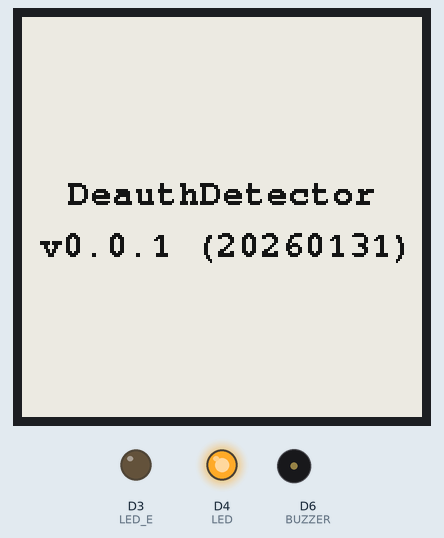
Simulated run of this sketch. Board: ESP8266 (NodeMCU). Parts: 200×200 one-colour display, output pins drawn as LEDs (lit = HIGH), buzzer (waves = sounding, pin HIGH). WiFi joins after 1.5 s; servers stay silent unless stated; the local clock reads 2024-03-15 10:24:30 at power-on unless the sketch sets it; what the sketch prints to the serial monitor is not drawn.

Above: at 2.3 s.
At 4.3 s:
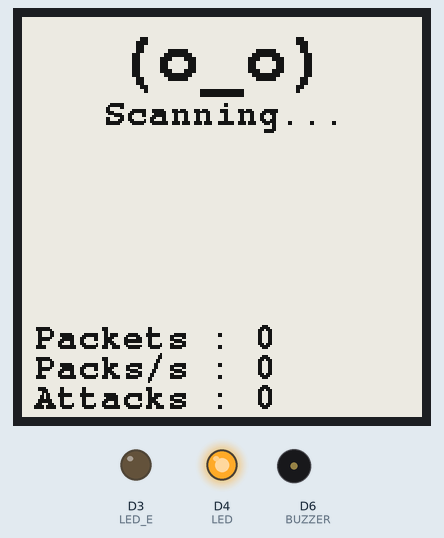
At 5.8 s:
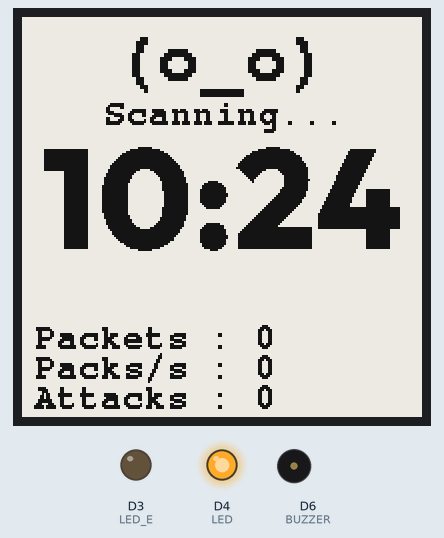
At 6.3 s:
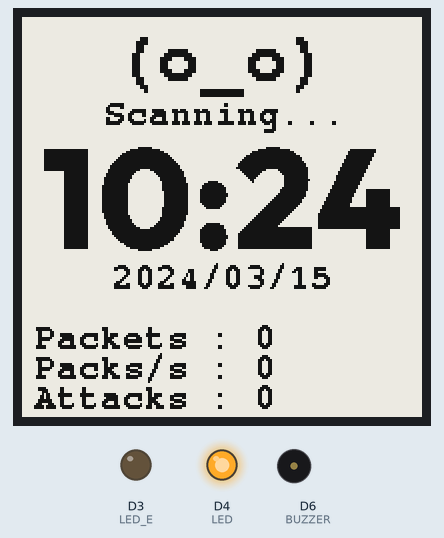
At 31.8 s:
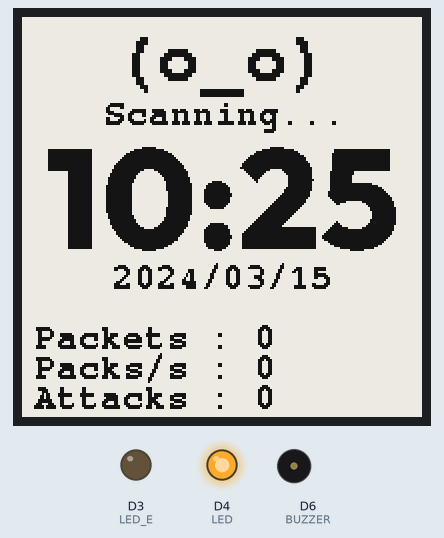
At 37.8 s:
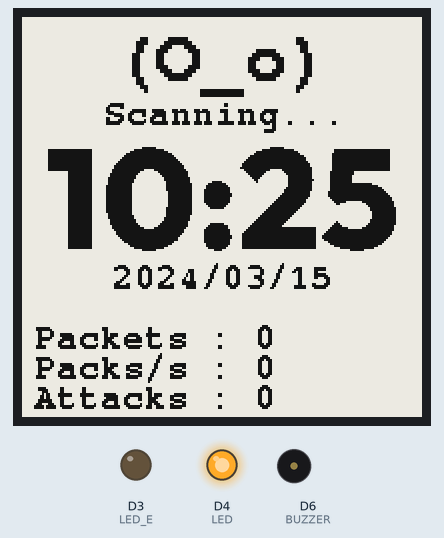

Measured:
- what the display in image 1 shows lasts 0.5 s, from 4.3 s to 4.8 s
- what the display in image 3 shows lasts 25.5 s, from 6.3 s to 31.8 s
- what the display in image 4 shows lasts 6.0 s, from 31.8 s to 37.8 s

The sketch:

deauth_detector_buzzer_epaper_extLED.ino
```cpp
// (licence header left out)
/* song grac jakos non blocking? jak sie update ePapera robi to bardzo przerywa granie, wiec albo to jakos inaczej, albo sprawdzic jak eInka przyspieszyc.
   rozbic dane, song do .h itp
   porzadki w zmiennych, define, stringi (wyciagnac wyswietlane slowa do zmiennych i omze multilanguage pozniej sie zrobi)
   * dodac zegarek
   dodac date
   dodac config wifi przez web opcjonalnie, jakby czas pociagnac przez ntp
   * data po wifi po uruchomieniu, potem spokoj.
   puscic na githuba
   dodac obsluge przycisku (wolne GPIO D4) i ustawien w locie?
   dodac baterie?
   zapis danych zeby po utracie zasilania nie gubily sie
   przeportowac do platformio
   jakies foty i dokumentacje
   skad inspiracja napisac dac linki
   ToDo i ChangeLog
   dioda power breathe - ze dziala, i plynne, a nie on/off
   define DEBUG ON OFF a potem IFDEF, i jak lib od e-paper ma wyl/wl debuga
 */

const char Title[] = "DeauthDetector";
const char VersionLong[] = "v0.0.1 (20260131)";
const char VersionShort[] = "v0.0.1";
#define D_ROTATION 1
#define DEBUG_LOG 1
int16_t tbx, tby; uint16_t tbw, tbh, x, y;
  #define MY_NTP_SERVER "at.pool.ntp.org"
#define MY_TZ "CET-1CEST,M3.5.0/02,M10.5.0/03"
// include necessary libraries
const char ssid[] = "";
const char password[] = "";

#define ENABLE_GxEPD2_GFX 0

#include <GxEPD2_BW.h>
#include <GxEPD2_3C.h>
#include <Fonts/FreeMonoBold9pt7b.h>
#include "fonts/Outfit_80036pt7b.h"
#include <ESP8266WiFi.h>
#include <time.h>


// ESP8266 CS(SS)=15,SCL(SCK)=14,SDA(MOSI)=13,BUSY=16,RES(RST)=5,DC=4
#define CS_PIN (15)
#define BUSY_PIN (16)
#define RES_PIN (5)
#define DC_PIN (4)

// 1.54'' EPD Module
GxEPD2_BW<GxEPD2_154_D67, GxEPD2_154_D67::HEIGHT> display(GxEPD2_154_D67(/*CS=5*/ CS_PIN, /*DC=*/ DC_PIN, /*RES=*/ RES_PIN, /*BUSY=*/ BUSY_PIN)); // GDEH0154D67 200x200, SSD1681


// include ESP8266 Non-OS SDK functions
extern "C" {
#include "user_interface.h"
}

// ===== SETTINGS ===== //
#define LED 2              /* LED pin (2=built-in LED) */
#define LED_E D3 //D3 to 0 s D4 to GPIO2 //D0 lub 16           /* External LED pin */

#define BUZZER D6 //D7 na nodeMCU          /* Buzzer pin */
#define SPEED 1.5          /* Song speed, the bigger the number the slower the song */

#define LED_INVERT true    /* Invert HIGH/LOW for LED */
#define LED_E_INVERT false    /* Invert HIGH/LOW for LED */
#define SERIAL_BAUD 115200 /* Baudrate for serial communication */
#define CH_TIME 140        /* Scan time (in ms) per channel */
#define PKT_RATE 5         /* Min. packets before it gets recognized as an attack */
#define PKT_TIME 1         /* Min. interval (CH_TIME*CH_RANGE) before it gets recognized as an attack */


#define SCREEN_WIDTH 200 // OLED display width, in pixels
#define SCREEN_HEIGHT 200 // OLED display height, in pixels

// Declaration for an SSD1306 display connected to I2C (SDA, SCL pins)
// The pins for I2C are defined by the Wire-library.
// On an arduino UNO:       A4(SDA), A5(SCL)
// On an arduino MEGA 2560: 20(SDA), 21(SCL)
// On an arduino LEONARDO:   2(SDA),  3(SCL), ...
////#define OLED_RESET     LED_BUILTIN // Reset pin # (or -1 if sharing Arduino reset pin)

//#define OLED_RESET     -1 // Reset pin # (or -1 if sharing Arduino reset pin)
//#define SCREEN_ADDRESS 0x3C ///< See datasheet for Address; 0x3D for 128x64, 0x3C for 128x32
//Adafruit_SSD1306 display(SCREEN_WIDTH, SCREEN_HEIGHT, &Wire, OLED_RESET);

// Channels to scan on (US=1-11, EU=1-13, JAP=1-14)
const short channels[] = { 1,2,3,4,5,6,7,8,9,10,11,12,13/*,14*/ };
const String spin = "-\\|/";
const String scanning_lng = "Scanning...";
const String attack_lng = "! Under ATTACK !";

// ===== Runtime variables ===== //
int ch_index { 0 };               // Current index of channel array
int packet_rate { 0 };            // Deauth packet counter (resets with each update)
int attack_counter { 0 };         // Attack counter
unsigned long update_time { 0 };  // Last update time
unsigned long update_time_display { 0 };  // Last update for display
unsigned long ch_time { 0 };      // Last channel hop time

unsigned long total_attack_counter { 0 }; //Total attacks counter
bool led_ext_blink { false };

time_t now;
tm local_tm;
int curHour = 0, curMinute = 0, curDay = 0, curMonth = 0, curYear = 0;


bool ATTACK { false }; //
int cc2 { 0 };                    // Another counter
int cc3 { 0 };                    // Another counter
int packets_count { 0 };          // Last Deauth packets counts

unsigned long song_time { 0 };    // Last song update
bool song_playing { false };      // If a song is currently playing
int note_index { 0 };             // Index of note that is currently playing
int note_time { 0 };              // The amount of time (ms) a note is played

// ===== Notes ===== //
// Borrowed with <3 from here: https://github.com/xitangg/-Pirates-of-the-Caribbean-Theme-Song
#define NOTE_C4  262
#define NOTE_D4  294
#define NOTE_E4  330
#define NOTE_F4  349
#define NOTE_G4  392
#define NOTE_A4  440
#define NOTE_B4  494
#define NOTE_C5  523
#define NOTE_D5  587
#define NOTE_E5  659
#define NOTE_F5  698
#define NOTE_G5  784
#define NOTE_A5  880
#define NOTE_B5  988

int notes[] {
   NOTE_E4, NOTE_G4, NOTE_A4, NOTE_A4, 0,
   NOTE_A4, NOTE_B4, NOTE_C5, NOTE_C5, 0,
   NOTE_C5, NOTE_D5, NOTE_B4, NOTE_B4, 0,
   NOTE_A4, NOTE_G4, NOTE_A4, 0,

   NOTE_E4, NOTE_G4, NOTE_A4, NOTE_A4, 0,
   NOTE_A4, NOTE_B4, NOTE_C5, NOTE_C5, 0,
   NOTE_C5, NOTE_D5, NOTE_B4, NOTE_B4, 0,
   NOTE_A4, NOTE_G4, NOTE_A4, 0,

   NOTE_E4, NOTE_G4, NOTE_A4, NOTE_A4, 0,
   NOTE_A4, NOTE_C5, NOTE_D5, NOTE_D5, 0,
   NOTE_D5, NOTE_E5, NOTE_F5, NOTE_F5, 0,
   NOTE_E5, NOTE_D5, NOTE_E5, NOTE_A4, 0,

   NOTE_A4, NOTE_B4, NOTE_C5, NOTE_C5, 0,
   NOTE_D5, NOTE_E5, NOTE_A4, 0,
   NOTE_A4, NOTE_C5, NOTE_B4, NOTE_B4, 0,
   NOTE_C5, NOTE_A4, NOTE_B4, 0,

   NOTE_A4, NOTE_A4,
   //Repeat of first part
   NOTE_A4, NOTE_B4, NOTE_C5, NOTE_C5, 0,
   NOTE_C5, NOTE_D5, NOTE_B4, NOTE_B4, 0,
   NOTE_A4, NOTE_G4, NOTE_A4, 0,

   NOTE_E4, NOTE_G4, NOTE_A4, NOTE_A4, 0,
   NOTE_A4, NOTE_B4, NOTE_C5, NOTE_C5, 0,
   NOTE_C5, NOTE_D5, NOTE_B4, NOTE_B4, 0,
   NOTE_A4, NOTE_G4, NOTE_A4, 0,

   NOTE_E4, NOTE_G4, NOTE_A4, NOTE_A4, 0,
   NOTE_A4, NOTE_C5, NOTE_D5, NOTE_D5, 0,
   NOTE_D5, NOTE_E5, NOTE_F5, NOTE_F5, 0,
   NOTE_E5, NOTE_D5, NOTE_E5, NOTE_A4, 0,

   NOTE_A4, NOTE_B4, NOTE_C5, NOTE_C5, 0,
   NOTE_D5, NOTE_E5, NOTE_A4, 0,
   NOTE_A4, NOTE_C5, NOTE_B4, NOTE_B4, 0,
   NOTE_C5, NOTE_A4, NOTE_B4, 0,
   //End of Repeat

   NOTE_E5, 0, 0, NOTE_F5, 0, 0,
   NOTE_E5, NOTE_E5, 0, NOTE_G5, 0, NOTE_E5, NOTE_D5, 0, 0,
   NOTE_D5, 0, 0, NOTE_C5, 0, 0,
   NOTE_B4, NOTE_C5, 0, NOTE_B4, 0, NOTE_A4,

   NOTE_E5, 0, 0, NOTE_F5, 0, 0,
   NOTE_E5, NOTE_E5, 0, NOTE_G5, 0, NOTE_E5, NOTE_D5, 0, 0,
   NOTE_D5, 0, 0, NOTE_C5, 0, 0,
   NOTE_B4, NOTE_C5, 0, NOTE_B4, 0, NOTE_A4
};

int duration[] {
  125, 125, 250, 125, 125,
  125, 125, 250, 125, 125,
  125, 125, 250, 125, 125,
  125, 125, 375, 125,

  125, 125, 250, 125, 125,
  125, 125, 250, 125, 125,
  125, 125, 250, 125, 125,
  125, 125, 375, 125,

  125, 125, 250, 125, 125,
  125, 125, 250, 125, 125,
  125, 125, 250, 125, 125,
  125, 125, 125, 250, 125,

  125, 125, 250, 125, 125,
  250, 125, 250, 125,
  125, 125, 250, 125, 125,
  125, 125, 375, 375,

  250, 125,
  //Rpeat of First Part
  125, 125, 250, 125, 125,
  125, 125, 250, 125, 125,
  125, 125, 375, 125,

  125, 125, 250, 125, 125,
  125, 125, 250, 125, 125,
  125, 125, 250, 125, 125,
  125, 125, 375, 125,

  125, 125, 250, 125, 125,
  125, 125, 250, 125, 125,
  125, 125, 250, 125, 125,
  125, 125, 125, 250, 125,

  125, 125, 250, 125, 125,
  250, 125, 250, 125,
  125, 125, 250, 125, 125,
  125, 125, 375, 375,
  //End of Repeat

  250, 125, 375, 250, 125, 375,
  125, 125, 125, 125, 125, 125, 125, 125, 375,
  250, 125, 375, 250, 125, 375,
  125, 125, 125, 125, 125, 500,

  250, 125, 375, 250, 125, 375,
  125, 125, 125, 125, 125, 125, 125, 125, 375,
  250, 125, 375, 250, 125, 375,
  125, 125, 125, 125, 125, 500
};


// ===== Sniffer function ===== //
void sniffer(uint8_t *buf, uint16_t len) {
  if (!buf || len < 28) return; // Drop packets without MAC header

  byte pkt_type = buf[12]; // second half of frame control field
  //byte* addr_a = &buf[16]; // first MAC address
  //byte* addr_b = &buf[22]; // second MAC address

  // If captured packet is a deauthentication or dissassociaten frame
  if (pkt_type == 0xA0 || pkt_type == 0xC0) {
    ++packet_rate;
  }
}

String old_msg, old_input;
int old_packet_rate, old_packets_count, old_total_attack_counter, old_hour, old_minute, old_day, old_month, old_year;

void display_string(String input){
  String msg;
  char timeBuffer[11];

  short ch = channels[ch_index];

  if (ATTACK != true) {
    if (cc3 <= 10){msg = "(o_o)";}
    else if (10 < cc3 and cc3 <= 20){msg = "(O_o)";}
    else if (20 < cc3 and cc3 <= 30){msg = "(O_O)";}
    else if (30 < cc3 and cc3 <= 40){msg = "(o_O)";}
  }
  else{
    msg = "(^v^)";
  }


/*  zrobic refresh tylko wtedy jak cos sie zmienilo. */
if (packet_rate != old_packet_rate || packets_count != old_packets_count || total_attack_counter != old_total_attack_counter)
{
    display.setPartialWindow(100, 150, 100, 50);
      display.firstPage();
      do
      {
//        display.fillRect(6, 125, 100, 20, GxEPD_WHITE);
        display.setTextSize(1);
        display.setCursor(106, 165);
        display.print(String(packets_count));
        display.setCursor(106, 180);
        display.print(String(packet_rate));
        display.setCursor(106, 195);
        display.print(String(total_attack_counter));
/*        display.setCursor(106, 190);
        display.print(String(ch)); */
      }
      while (display.nextPage());
}

if (input != old_input)
{
    display.setPartialWindow(0, 38, 200, 15);
      display.firstPage();
      do
      {
        display.setTextSize(1);
        display.getTextBounds(input, 0, 0, &tbx, &tby, &tbw, &tbh);
        x = ((display.width() - tbw) / 2) - tbx;
        display.setCursor(x, 53);
        display.print(input);
      }
      while (display.nextPage());
}

if (msg != old_msg)
{
    display.setPartialWindow(0, 0, 200, 35);
      display.firstPage();
      do
      {
        display.setTextSize(2);
        display.getTextBounds(msg, 0, 0, &tbx, &tby, &tbw, &tbh);
        x = ((display.width() - tbw) / 2) - tbx;
        display.setCursor(x, 30);
        display.print(msg);
      }
      while (display.nextPage());
}
  time(&now);
  localtime_r(&now, &local_tm);
  curHour = local_tm.tm_hour;
  curMinute = local_tm.tm_min;
  curDay = local_tm.tm_mday;
  curMonth = local_tm.tm_mon;
  curYear = local_tm.tm_year;


//test
//  curHour = 4;
//  curMinute = 9;
//  Serial.printf("Time: %02d:%02d\n", curHour, curMinute);

if (curHour != old_hour || curMinute != old_minute)
{
    display.setPartialWindow(0, 65, 200, 55);
      display.firstPage();
      display.setFont(&Outfit_80036pt7b);
      display.setTextSize(1);
      sprintf(timeBuffer, "%02d:%02d", curHour, curMinute);
      Serial.println(timeBuffer);
        display.getTextBounds(timeBuffer, 0, 0, &tbx, &tby, &tbw, &tbh);
        x = ((display.width() - tbw) / 2) - tbx;
      do
      {
        display.setCursor(x, 115);
        display.print(timeBuffer);
      }
      while (display.nextPage());
}
display.setFont(&FreeMonoBold9pt7b);
if (curDay != old_day || curMonth != old_month)
{
    display.setPartialWindow(0, 120, 200, 15);
      display.firstPage();
      display.setTextSize(1);
      sprintf(timeBuffer, "%04d/%02d/%02d", 1900+curYear, 1+curMonth, curDay);
      Serial.println(timeBuffer);
        display.getTextBounds(timeBuffer, 0, 0, &tbx, &tby, &tbw, &tbh);
        x = ((display.width() - tbw) / 2) - tbx;
      do
      {
        display.setCursor(x, 135);
        display.print(timeBuffer);
      }
      while (display.nextPage());
}

old_msg = msg;
old_input = input;
old_total_attack_counter = total_attack_counter;
old_packets_count = packets_count;
old_packet_rate = packet_rate;
old_hour = curHour;
old_minute = curMinute;
old_day = curDay;
old_month = curMonth;
old_year = curYear;


/*  msg = msg + "    " + String(spin[cc2]) + "\n";
  msg = msg + input + "\n";
  msg = msg + "Pks :" + String(packets_count)+"\n";
  msg = msg + "Pk/s:" + String(packet_rate)+"\n";
  msg2 = "A:" + String(total_attack_counter) + "\n      C:" + String(ch);
*/


/*  display.setCursor(0,0);
  display.println(msg);
  display.setTextSize(2);
  display.setCursor(68,0);
  display.println(msg2);
  display.setTextSize(1); */
/*  display.display();  */
/*  display.clearDisplay(); */
  display.hibernate();
}

// ===== Attack detection functions ===== //
void attack_started() {
  song_playing = true;
  note_index = 0;
  note_time = duration[note_index] * SPEED;
  total_attack_counter++;

  digitalWrite(LED, !LED_INVERT); // turn LED on
  digitalWrite(LED_E, !LED_E_INVERT); // turn LED on
  ATTACK = true;
  packets_count = 0;
  Serial.println(attack_lng);
}

void attack_stopped() {
  song_playing = false;
  noTone(BUZZER); // Stop playing

  digitalWrite(LED, LED_INVERT); // turn LED off
  digitalWrite(LED_E, LED_E_INVERT); // turn LED off
  ATTACK = false;
  Serial.println(scanning_lng);
}


void get_wifi()
{
  WiFi.begin(ssid, password);
  //等待wifi连接
  while (WiFi.status() != WL_CONNECTED)
  {
    delay(500);
    Serial.print(".");
  }
  Serial.println("");
  Serial.println("WiFi connected"); //连接成功
  Serial.print("IP address: ");    //打印IP地址
  Serial.println(WiFi.localIP());
}


// ===== Setup ===== //
void setup() {
  String msgt;
//ePaper
  display.init(115200,true,50,false);
  display.setRotation(D_ROTATION);
  display.setFont(&FreeMonoBold9pt7b);
  display.setTextColor(GxEPD_BLACK);

  display.getTextBounds(Title, 0, 0, &tbx, &tby, &tbw, &tbh);
  // center the bounding box by transposition of the origin:
  x = ((display.width() - tbw) / 2) - tbx;
  y = ((display.height() - tbh) / 2) - tby;
  display.setFullWindow();
  display.firstPage();
  do
  {
    display.fillScreen(GxEPD_WHITE);
    display.setCursor(x, y-tbh);
    display.print(Title);
    display.setTextColor(display.epd2.hasColor ? GxEPD_RED : GxEPD_BLACK);
    display.getTextBounds(VersionLong, 0, 0, &tbx, &tby, &tbw, &tbh);
    x = ((display.width() - tbw) / 2) - tbx;
    display.setCursor(x, y+tbh);
    display.print(VersionLong);
  }
  while (display.nextPage());

  configTime(MY_TZ, MY_NTP_SERVER);


  Serial.begin(SERIAL_BAUD); // Start serial communication

  pinMode(LED, OUTPUT); // Enable LED pin
  pinMode(LED_E, OUTPUT); // Enable LED_E pin
  digitalWrite(LED, LED_INVERT);
  digitalWrite(LED_E, LED_E_INVERT);

  pinMode(BUZZER, OUTPUT); // Init buzzer pin

  Serial.println();
  Serial.println("Init");


  // SSD1306_SWITCHCAPVCC = generate display voltage from 3.3V internally
  /* if(!display.begin(SSD1306_SWITCHCAPVCC, SCREEN_ADDRESS)) {
    Serial.println(F("SSD1306 allocation failed"));
    for(;;); // Don't proceed, loop forever
  }
*/

  get_wifi();
  // Wait for display
  Serial.print("Waiting for NTP sync...");
  now = time(nullptr);
  // Loop until time is > 24h since Jan 1 1970 (1st Jan 2010 onwards)
  int break_loop = 0;
  while (now < 24 * 3600) {
    delay(500);
    Serial.print(".");
    now = time(nullptr);
    break_loop++;
    if (break_loop > 20) break;
  }
  if (now > 24 * 3600)
    Serial.println("Synced!");
  else
    Serial.println("NTP Sync error!");
  //delay(4000);

  WiFi.disconnect();                   // Disconnect from any saved or active WiFi connections
  wifi_set_opmode(STATION_MODE);       // Set device to client/station mode
  wifi_set_promiscuous_rx_cb(sniffer); // Set sniffer function
  wifi_set_channel(channels[0]);        // Set channel
  wifi_promiscuous_enable(true);       // Enable sniffer

  ////display.display();
  ////delay(1000); // Pause for 2 seconds

  // Clear the buffer
  ////display.clearDisplay();
  ////display.setTextSize(1);
  ////display.setTextColor(WHITE);
    time(&now);
    localtime_r(&now, &local_tm);
    display.setPartialWindow(0, 0, 200, 200);
      display.firstPage();
      do
      {
//        display.fillRect(6, 125, 100, 20, GxEPD_WHITE);
        display.setCursor(6, 165);
        display.print("Packets : 0");
        display.setCursor(6, 180);
        display.print("Packs/s : 0");
        display.setCursor(6, 195);
        display.print("Attacks : 0");
        /* display.getTextBounds(VersionShort, 0, 0, &tbx, &tby, &tbw, &tbh);
        x = ((display.width() - tbw) / 2) - tbx;
        display.setCursor(x, 195);
        display.print(VersionShort);
        */
        display.setTextSize(1);
        display.getTextBounds(scanning_lng, 0, 0, &tbx, &tby, &tbw, &tbh);
        x = ((display.width() - tbw) / 2) - tbx;
        display.setCursor(x, 53);
        display.print(scanning_lng);
        display.setTextSize(2);
        display.getTextBounds("(o_o)", 0, 0, &tbx, &tby, &tbw, &tbh);
        x = ((display.width() - tbw) / 2) - tbx;
        display.setCursor(x, 30);
        display.print("(o_o)");

/*        display.setFont(&Outfit_80036pt7b);
        display.setTextSize(1);
        msgt = printf("%02d:%02d", local_tm.tm_hour, local_tm.tm_min);
        display.getTextBounds(msgt, 0, 0, &tbx, &tby, &tbw, &tbh);
        x = ((display.width() - tbw) / 2) - tbx;
        display.setCursor(x, 112);
        display.print(msgt);
*/
      }
      while (display.nextPage());
  display.setFont(&FreeMonoBold9pt7b);
  display.hibernate();
  Serial.println("Started \\o/");
}

// ===== Loop ===== //
void loop() {
  unsigned long current_time = millis(); // Get current time (in ms)

  // Update each second (or scan-time-per-channel * channel-range)
  if (current_time - update_time >= (sizeof(channels)*CH_TIME)) {
    update_time = current_time; // Update time variable

    // When detected deauth packets exceed the minimum allowed number
    if (packet_rate >= PKT_RATE) {
      ++attack_counter; // Increment attack counter
    } else {
      if(attack_counter >= PKT_TIME) attack_stopped();
      attack_counter = 0; // Reset attack counter
    }

    // When attack exceeds minimum allowed time
    if (attack_counter == PKT_TIME) {
      attack_started();
    }

//    if (packet_rate != 0) {
//      packets_count = int(packet_rate);
//    }

    Serial.print("Packets/s: ");
    Serial.print(packet_rate);
    Serial.print(", Attacks: ");
    Serial.println(total_attack_counter);

    packet_rate = 0; // Reset packet rate
  }


  if (current_time - update_time_display >= 3000) {
    update_time_display = current_time; // Update time variable
    if (ATTACK == true){
          packets_count += int(packet_rate);
          display_string(attack_lng);
          led_ext_blink = !led_ext_blink;
          digitalWrite(LED_E, led_ext_blink); // turn LED off

    }
    else{
          display_string(scanning_lng);
    }
    // counters for display stuff
    cc2 += 1;
    if (cc2 == 4) { cc2 = 0;}
    cc3 += 1;
    if (cc3 == 41) { cc3 = 0;}

  }
  // Channel hopping
  if (sizeof(channels) > 1 && current_time - ch_time >= CH_TIME) {
    ch_time = current_time; // Update time variable

    // Get next channel
    ch_index = (ch_index+1) % (sizeof(channels)/sizeof(channels[0]));
    short ch = channels[ch_index];

    // Set channel
    //Serial.print("Set channel to ");
    //Serial.println(ch);
    wifi_set_channel(ch);
  }


  if(song_playing && current_time - song_time >= note_time) {
    song_time = current_time;

    note_index = (note_index+1) % (sizeof(notes)/sizeof(notes[0]));
    note_time = duration[note_index] * SPEED;

    tone(BUZZER, notes[note_index], note_time);
  }
}
```

Source omitted: t_80036pt7b.h (data table, 123751 bytes)
